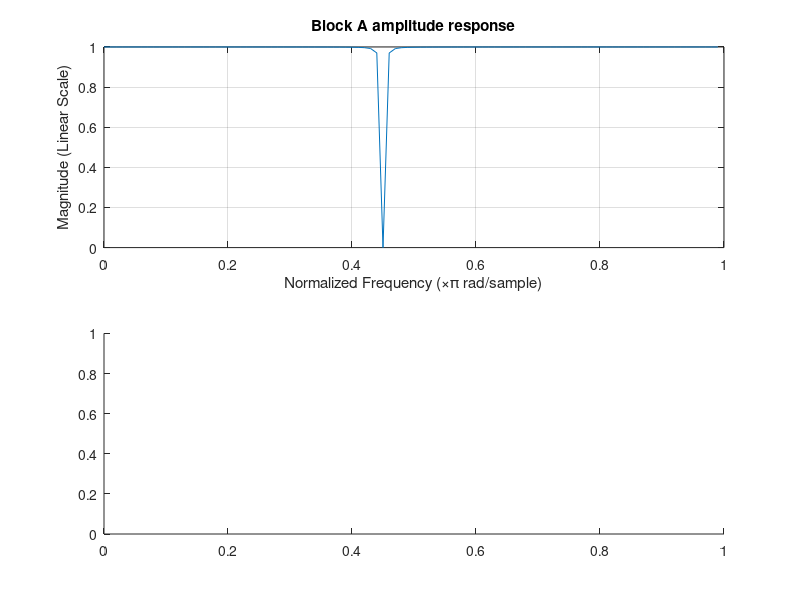

Here is the MATLAB script that generated this plot: (Note: this script raises an error after producing the figure.)
clear;
close all;

notch_F_0 = 7372.8;     % sinusoid noise frequency
F_s = 32.768E3;         % sampling frequency
F_c = 12.288E3;         % carrier frequency

signal_bw = 4096;
r2_lower_bound = F_c - signal_bw;

load('projsignal1');

rs = rs(1:25E3);
% the first 25000 data points

N = length(rs);


%% BlockA 2nd order notch filter

notch_BW = 5E-3 * pi;
% notch filter bandwidth

notch_omega_0 = 2 * pi * notch_F_0 / F_s;

cosine = cos(notch_BW);
notch_alpha = 1/cosine - sqrt(1/cosine^2 - 1);
clear cosine;

notch_beta = cos(notch_omega_0);

fprintf('Sinusoid frequency: F_0 = %.1f Hz\n', notch_F_0);
fprintf('Sinusoid frequency: omega_0 = %f * pi rad/sample\n', notch_omega_0/pi);
fprintf('Notch filter: alpha = %f\tbeta = %f\n', notch_alpha, notch_beta);

numBlockA = ((1+notch_alpha) / 2) * [1 -2*notch_beta 1];
denBlockA = [1 -notch_beta*(1+notch_alpha) notch_alpha];

[hBlockA, wBlockA] = freqz(numBlockA, denBlockA, 1E2);

figure;
subplot(2, 1, 1);
plot(wBlockA/pi, abs(hBlockA));
title('Block A amplitude response');
xlabel('Normalized Frequency (\times\pi rad/sample)');
ylabel('Magnitude (Linear Scale)');
grid on;

subplot(2, 1, 2);
plot(wBlockA/pi, rad2deg(phase(hBlockA)));
title('Block A phase response');
xlabel('Normalized Frequency (\times\pi rad/sample)');
ylabel('Phase (Degrees)');
grid on;

[~, index] = min(abs(wBlockA(:) - signal_bw * 2 * pi / F_s));
ripple1 = abs(hBlockA(index));

[~, index] = min(abs(wBlockA(:) - r2_lower_bound * 2 * pi / F_s));
ripple2 = abs(hBlockA(index));

clear wBlockA hBlockA;


%% BlockA output

r = filter(numBlockA, denBlockA, rs);

[frequency_range, R] = single_side_FFT(r, F_s);

figure;
stem(frequency_range, R, 'marker', 'none');
title('r[n] in frequency domain');
xlabel('Frequency (Hz)');
ylabel('Magnitude (Linear Scale)');
clear R;


%% BlockD Lowpass filter

Rp = 0.99 / ripple1;        % Passband ripple
Rp = -20 * log10(Rp);       % Passband ripple in decibels
Rs = 0.001;                 % stopband attenuation
Rs = -20 * log10(Rs);       % stopband attenuation in decibels

Wp = signal_bw;             % passband edge frequency (Hz)
Wp = 2 * Wp / F_s;          % normalized passband edge frequency (*pi)

Ws = Wp + 0.05;             % normalized stopband edge frequency (*pi)

[nBlockD, ~] = cheb1ord(Wp, Ws, Rp, Rs);
[numBlockD, denBlockD] = cheby1(nBlockD, Rp, Wp, 'low');

[hBlockD, wBlockD] = freqz(numBlockD, denBlockD);

figure;
subplot(2, 1, 1);
plot(wBlockD/pi, abs(hBlockD));
title('Block D amplitude response');
xlabel('Normalized Frequency (\times\pi rad/sample)');
ylabel('Magnitude (Linear Scale)');
grid on;

subplot(2, 1, 2);
plot(wBlockD/pi, rad2deg(phase(hBlockD)));
title('Block D phase response');
xlabel('Normalized Frequency (\times\pi rad/sample)');
ylabel('Phase (Degrees)');
grid on;
clear wBlockD hBlockD;


%% H1(z)

[hH1, wH1] = freqz(conv(numBlockA, numBlockD), conv(denBlockA, denBlockD));

figure;
subplot(2, 1, 1);
plot(wH1/pi, abs(hH1));
title('H_1(z) amplitude response');
xlabel('Normalized Frequency (\times\pi rad/sample)');
ylabel('Magnitude (Linear Scale)');
grid on;

subplot(2, 1, 2);
plot(wH1/pi, abs(hH1));
title('H_1(z) amplitude response (zoomed)');
xlabel('Normalized Frequency (\times\pi rad/sample)');
ylabel('Magnitude (Linear Scale)');
grid on;
axis([0 1 0.95 1]);
hold on;
plot([0.25 0.25], [0.95 1], '--');
legend('H_1(z) response', 'r_1[n] bandwidth');
clear wH1 hH1;


%% BlockD output

s1 = filter(numBlockD, denBlockD, r);
clear numBlockD denBlockD;

[frequency_range, S1] = single_side_FFT(s1, F_s);

figure;
stem(frequency_range, S1, 'marker', 'none');
title('s_1[n] in frequency domain');
xlabel('Frequency (Hz)');
ylabel('Magnitude (Linear Scale)');
clear S1;


%% BlockB Highpass filter

Wp = r2_lower_bound * 2 / F_s;  % Passband corner frequency (* pi)
Ws = Wp - 0.05;                 % Stopband corner frequency (* pi)
Rp = 0.99 / ripple2;            % Passband ripple
Rp = -20 * log10(Rp);           % Passband ripple in decibels
Rs = 0.001;                     % Stopband attenuation
Rs = -20 * log10(Rs);           % Stopband attenuation in decibels

[nBlockB, Wn] = buttord(Wp, Ws, Rp, Rs);
[numBlockB, denBlockB] = butter(nBlockB, Wn, 'high');
clear Wn;

[hBlockB, wBlockB] = freqz(numBlockB, denBlockB);

figure;
subplot(2, 1, 1);
plot(wBlockB/pi, abs(hBlockB));
title('Block B amplitude response');
xlabel('Normalized Frequency (\times\pi rad/sample)');
ylabel('Magnitude (Linear Scale)');
grid on;

subplot(2, 1, 2);
plot(wBlockB/pi, rad2deg(phase(hBlockB)));
title('Block B phase response');
xlabel('Normalized Frequency (\times\pi rad/sample)');
ylabel('Phase (Degrees)');
grid on;
clear wBlockB hBlockB;


%% H2(z) cascading BlockA and BlockB

[hH2, wH2] = freqz(conv(numBlockA, numBlockB), conv(denBlockA, denBlockB));
clear numBlockA denBlockA;

figure;
subplot(2, 1, 1);
plot(wH2/pi, abs(hH2));
title('H_2(z) amplitude response');
xlabel('Normalized Frequency (\times\pi rad/sample)');
ylabel('Magnitude (Linear Scale)');
grid on;

subplot(2, 1, 2);
plot(wH2/pi, abs(hH2));
title('H_2(z) amplitude response (zoomed)');
xlabel('Normalized Frequency (\times\pi rad/sample)');
ylabel('Magnitude (Linear Scale)');
grid on;
axis([0 1 0.95 1]);
hold on;
plot([0.5 0.5], [0.95 1], '--');
legend('H_2(z) response', 'DSB-SC lower bound');
clear wH2 hH2;


%% BlockB output

s2_tilde = filter(numBlockB, denBlockB, r);
clear numBlockB denBlockB;

[frequency_range, S2_tilde] = single_side_FFT(s2_tilde, F_s);

figure;
stem(frequency_range, S2_tilde, 'marker', 'none');
title('$\tilde{s}_2[n]$ in frequency domain', 'Interpreter', 'latex');
xlabel('Frequency (Hz)');
ylabel('Magnitude (Linear Scale)');

index = 9450;
text(frequency_range(index) + 0.02 * max(frequency_range), S2_tilde(index), ['$f$ = ' num2str(frequency_range(index)) ' Hz'], 'Interpreter', 'latex');
text(frequency_range(index) + 0.02 * max(frequency_range), S2_tilde(index) * 0.95, ['$\tilde{s}_2[n]$ = ' num2str(S2_tilde(index))], 'Interpreter', 'latex');
hold on;
plot(frequency_range(index), S2_tilde(index), 'x');

plot([r2_lower_bound r2_lower_bound], [min(S2_tilde) max(S2_tilde)], '--');
legend('amplitude', 'indicator', 'DSB-SC lower bound', 'Location', 'northwest');

clear S2_tilde;


%% BlockC Demodulator

phi = find_phi(s2_tilde);
fprintf('Demodulation carrier signal: phi = %f * pi\n', phi/pi);

t = 1/F_s * (0:N-1)';
v_c = cos(2 * pi * F_c * t + phi);
y = s2_tilde .* v_c;
clear t v_c;

[frequency_range, Y] = single_side_FFT(y, F_s);

figure;
stem(frequency_range, Y, 'marker', 'none');
title('$\tilde{s}_2[n] \cdot v_c[n]$ in frequency domain', 'Interpreter', 'latex');
xlabel('Frequency (Hz)');
ylabel('Magnitude (Linear Scale)');

hold on;
plot([signal_bw signal_bw], [min(Y) max(Y)], '--');
legend('amplitude', 'original signal bandwidth');

clear Y;


%% BlockC Lowpass filter

Rp = 0.99;              % peak-to-peak passband ripple
Rp = -20 * log10(Rp);   % decibels of peak-to-peak passband ripple
Rs = 0.001;             % stopband attenuation
Rs = -20 * log10(Rs);   % decibels of stopband attenuation down from the peak passband value

Wp = signal_bw;         % passband edge frequency (Hz)
Wp = 2 * Wp / F_s;      % normalized passband edge frequency (*pi)

Ws = Wp + 0.01;         % normalized stopband edge frequency (*pi)

[nBlockC, ~] = ellipord(Wp, Ws, Rp, Rs);
[numBlockC, denBlockC] = ellip(nBlockC, Rp, Rs, Wp, 'low');
clear Rp Rs Wp Ws;

[hBlockC, wBlockC] = freqz(numBlockC, denBlockC);

figure;
subplot(2, 1, 1);
plot(wBlockC/pi, abs(hBlockC));
title('Block C amplitude response');
xlabel('Normalized Frequency (\times\pi rad/sample)');
ylabel('Magnitude (Linear Scale)');
grid on;

subplot(2, 1, 2);
plot(wBlockC/pi, abs(hBlockC));
title('Block C amplitude response (zoomed)');
xlabel('Normalized Frequency (\times\pi rad/sample)');
ylabel('Magnitude (Linear Scale)');
grid on;
axis([0 1 0.95 1]);
hold on;
plot([0.25 0.25], [0.95 1], '--', 'linewidth', 1.5);
legend('amplitude response', 'original signal bandwidth');
clear wBlockC hBlockC;


%% BlockC output

s2 = filter(numBlockC, denBlockC, y);
clear numBlockC denBlockC;

[frequency_range, S2] = single_side_FFT(s2, F_s);

figure;
stem(frequency_range, S2, 'marker', 'none');
title('s_2[n] in frequency domain');
xlabel('Frequency (Hz)');
ylabel('Magnitude (Linear Scale)');

hold on;
plot([signal_bw signal_bw], [min(S2) max(S2)], '--');
legend('amplitude', 'original signal bandwidth');

clear S2;
